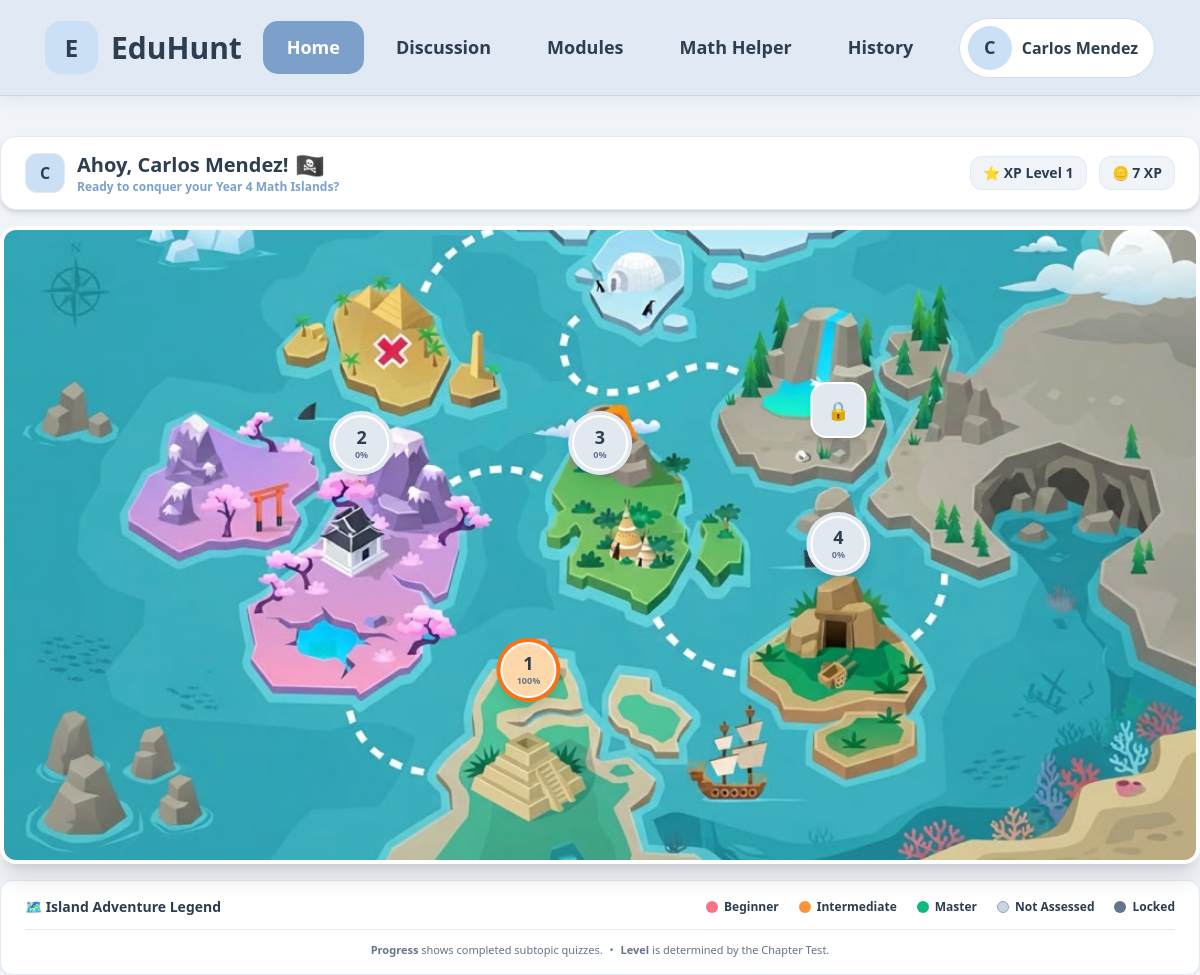
Page /student/index.php on the committed database.
### tables this page shows
CREATE TABLE students (
        id INTEGER PRIMARY KEY AUTOINCREMENT, 
        classroom_id INTEGER, 
        name TEXT NOT NULL, 
        status TEXT NOT NULL, 
        score INTEGER DEFAULT 0, 
        role TEXT DEFAULT 'student', 
        FOREIGN KEY(classroom_id) REFERENCES classrooms(id) ON DELETE SET NULL
    );

### student/index.php (the view, shortened to what this page needs)
<?php
require_once __DIR__ . '/../config/db.php';
$student_id = 3;
$stmt_student = $pdo->prepare("
    SELECT s.id, s.name, s.score AS xp, c.name AS classroom_name
    FROM students s
    LEFT JOIN classrooms c ON s.classroom_id = c.id
    WHERE s.id = ?
");
$stmt_student->execute([$student_id]);
$student = $stmt_student->fetch(PDO::FETCH_ASSOC);
$student['xp_level'] = max(1, (int) floor(((int)$student['xp']) / 100));
$map_positions = [
    1 => ['x' => 44, 'y' => 84],
    2 => ['x' => 30, 'y' => 48],
    3 => ['x' => 50, 'y' => 48],
    4 => ['x' => 70, 'y' => 64],
    5 => ['x' => 70, 'y' => 32],
    6 => ['x' => 54, 'y' => 12],
    7 => ['x' => 32, 'y' => 20],
];
$chapters_per_world = 7;
$stmt_classroom = $pdo->prepare("
    SELECT classroom_id
    FROM students
    WHERE id = ?
");
$stmt_classroom->execute([$student_id]);
$classroom_id = $stmt_classroom->fetchColumn();
$chapter_rows = [];
if ($classroom_id) {
    $stmt_chapters = $pdo->prepare("
        SELECT
            ordered.chapter_name,
            ordered.chapter_number,
            COALESCE(cc.is_unlocked, CASE WHEN ordered.chapter_number = 1 THEN 1 ELSE 0 END) AS is_unlocked
        FROM (
            SELECT DISTINCT chapter_name, chapter_number
            FROM chapter_materials
            UNION
            SELECT DISTINCT chapter_name, chapter_number
            FROM chapter_quizzes
        ) AS ordered
        LEFT JOIN classroom_chapters cc
            ON cc.classroom_id = ?
           AND cc.chapter_name = ordered.chapter_name
        ORDER BY ordered.chapter_number ASC
    ");
    $stmt_chapters->execute([$classroom_id]);
    $chapter_rows = $stmt_chapters->fetchAll(PDO::FETCH_ASSOC);
}
$total_chapters = count($chapter_rows);
$total_worlds = max(1, (int) ceil($total_chapters / $chapters_per_world));
$current_world = isset($_GET['world']) ? (int) $_GET['world'] : 1;
$current_world = max(1, min($current_world, $total_worlds));
$world_offset = ($current_world - 1) * $chapters_per_world;
$current_world_chapters = array_slice($chapter_rows, $world_offset, $chapters_per_world);
$chapter_levels = [];
$stmt_level = $pdo->prepare("
    SELECT island_id, level, status
    FROM student_progress
    WHERE student_id = ?
");
$stmt_level->execute([$student_id]);
$level_rows = $stmt_level->fetchAll(PDO::FETCH_ASSOC);
foreach ($level_rows as $row) {
    $island_id = (int)$row['island_id'];
    $chapter_levels[$island_id] = [
        'level' => (int)$row['level'],
        'status' => $row['status']
    ];
}
$islands = [];
foreach ($current_world_chapters as $slot_index => $chapter_row) {
    $id = $world_offset + $slot_index + 1;
    $slot = $slot_index + 1;
    $position = $map_positions[$slot];
    $chapter_name = $chapter_row['chapter_name'];
    $isUnlocked = ((int)$chapter_row['is_unlocked'] === 1);
    $stmt_total = $pdo->prepare("
        SELECT COUNT(DISTINCT subtopic_name)
        FROM chapter_materials
        WHERE chapter_name = ?
          AND subtopic_name IS NOT NULL
          AND TRIM(subtopic_name) != ''
    ");
    $stmt_total->execute([$chapter_name]);
    $total_subtopics = (int)$stmt_total->fetchColumn();
    $completed_subtopic_numbers = [];
    $stmt_completed = $pdo->prepare("
        SELECT title
        FROM student_assessments
        WHERE student_id = ?
          AND island_id = ?
          AND type = 'Quiz'
    ");
    $stmt_completed->execute([$student_id, $id]);
    $completed_assessments = $stmt_completed->fetchAll(PDO::FETCH_ASSOC);
    foreach ($completed_assessments as $assessment) {
        $title = trim($assessment['title']);
        if (preg_match('/Subtopic\s+([\d.]+)\s+Assessment/i', $title, $match)) {
            $completed_subtopic_numbers[$match[1]] = true;
        }
    }
    $completed_subtopics = count($completed_subtopic_numbers);
    if ($total_subtopics > 0) {
        $progress_percentage = round(($completed_subtopics / $total_subtopics) * 100);
        $progress_percentage = min(100, $progress_percentage);
    } else {
        $progress_percentage = 0;
    }
    $level = $chapter_levels[$id]['level'] ?? 0;
    if ($level === 1) {
        $level_name = 'Beginner';
        $level_description = 'Needs more foundational practice';
        $level_color = 'red';
    } elseif ($level === 2) {
        $level_name = 'Intermediate';
        $level_description = 'Developing understanding';
        $level_color = 'orange';
    } elseif ($level === 3) {
        $level_name = 'Master';
        $level_description = 'Strong understanding';
        $level_color = 'green';
    } else {
        $level_name = 'Not Assessed';
        $level_description = 'Chapter Test not completed';
        $level_color = 'gray';
    }
    $topic_label = $chapter_name;
    if (strpos($chapter_name, ':') !== false) {
        $parts = explode(':', $chapter_name, 2);
        $topic_label = trim($parts[1]);
    }
    $islands[$id] = [
        'name' => $chapter_name,
        'topic' => $topic_label,
        'x' => $position['x'],
        'y' => $position['y'],
        'unlocked' => $isUnlocked,
        'chapter_name' => $chapter_name,
        'progress' => $progress_percentage,
        'completed_subtopics' => $completed_subtopics,
        'total_subtopics' => $total_subtopics,
        'level' => $level,
        'level_name' => $level_name,
        'level_description' => $level_description,
        'level_color' => $level_color
    ];
}
?>
<!DOCTYPE html>
<html lang="en">
<head>
    <script src="https://cdn.tailwindcss.com"></script>
    <link
        href="https://cdn.jsdelivr.net/npm/flowbite@2.5.1/dist/flowbite.min.css"
        rel="stylesheet"
    />
</head>
<body
    class="bg-pastel-bg text-pastel-text min-h-screen flex flex-col items-center justify-start"
>
<nav class="main-navbar">
    <div class="nav-inner">
        <a href="index.php" class="brand">
            <div class="brand-icon">
                E
            </div>
            <div class="brand-name">
                EduHunt
            </div>
        </a>
        <div class="nav-links">
            <a href="index.php" class="active">
                Home
            </a>
            <a href="discussion.php">
                Discussion
            </a>
            <a href="module.php">
                Modules
            </a>
            <a href="mathhelper.php">
                Math Helper
            </a>
            <a href="history.php">
                History
            </a>
        </div>
        <div class="profile-area">
            <div class="profile-button">
                <div class="avatar">
                    <?= htmlspecialchars(
                        strtoupper(
                            substr(
                                $student['name'],
                                0,
                                1
                            )
                        )
                    ) ?>
                </div>
                <span class="profile-name">
                    <?= htmlspecialchars($student['name']) ?>
                </span>
            </div>
        </div>
    </div>
</nav>
<div
    class="w-full max-w-[85rem] flex justify-between items-center mt-10 mb-4 bg-pastel-card border border-pastel-nav px-6 py-3.5 rounded-2xl shadow-md"
>
        <div class="flex items-center space-x-3">
            <div
                class="w-10 h-10 rounded-xl bg-pastel-badge border border-pastel-nav flex items-center justify-center font-black text-pastel-text text-base"
            >
                <?= strtoupper(substr($student['name'], 0, 1)) ?>
            </div>
            <div>
<h1
    class="text-xl font-black text-pastel-text flex items-center gap-1.5"
>
                    Ahoy,
                    <?= htmlspecialchars($student['name']) ?>!
                    <span class="text-2xl leading-none">🏴‍☠️</span>
                </h1>
                <p class="text-xs font-semibold text-pastel-primary">
                    Ready to conquer your Year 4 Math Islands?
                </p>
            </div>
        </div>
        <div
            class="flex items-center space-x-3 text-sm font-bold"
        >
            <div
                class="bg-pastel-bg text-pastel-text px-3 py-1.5 rounded-xl border border-pastel-nav flex items-center gap-1.5"
            >
                ⭐ XP Level <?= $student['xp_level'] ?>
            </div>
            <div
                class="bg-pastel-bg text-pastel-text px-3 py-1.5 rounded-xl border border-pastel-nav flex items-center gap-1.5"
            >
                🪙 <?= (int)$student['xp'] ?> XP
            </div>
        </div>
    </div>
    <div
        class="relative w-full max-w-[85rem] aspect-[16/8.5] rounded-2xl overflow-hidden border-4 border-pastel-card shadow-xl bg-pastel-bg"
    >
        <img
            src="/Quality-Education/src/student/map.jpeg"
            alt="EduHunt Map"
            class="absolute inset-0 w-full h-full object-cover select-none z-0"
        >
        <?php foreach ($islands as $id => $island): ?>
            <?php
            $isUnlocked = $island['unlocked'];
            $progress = $island['progress'];
            $levelColor = $island['level_color'];
            ?>
            <div
                class="absolute transform -translate-x-1/2 -translate-y-1/2 z-30"
                style="
                    left: <?= $island['x'] ?>%;
                    top: <?= $island['y'] ?>%;
                "
            >
                <?php if ($isUnlocked): ?>
                    <a
                        href="module.php?chap=<?= $id ?>"
                        class="flex flex-col items-center group"
                    >
                        <div
                            class="w-16 h-16 rounded-full p-[4px] shadow-lg transition-all duration-200 group-hover:scale-110"
style="
    background: conic-gradient(
        <?= $levelColor === 'red'
            ? '#f43f5e'
            : ($levelColor === 'orange'
                ? '#f97316'
                : ($levelColor === 'green'
                    ? '#10b981'
                    : '#94a3b8'))
        ?>
        <?= $progress ?>%,
        #e2e8f0 <?= $progress ?>%
    );
"
                        >
                            <div
class="w-full h-full rounded-full flex flex-col items-center justify-center border-2 border-white
    <?= $levelColor === 'red'
        ? 'bg-rose-200'
        : ($levelColor === 'orange'
            ? 'bg-orange-200'
            : ($levelColor === 'green'
                ? 'bg-emerald-500'
                : 'bg-slate-200'))
    ?>"
                                >
                                <span
                                    class="text-lg font-black text-pastel-text leading-none"
                                >
                                    <?= $id ?>
                                </span>
                                <span
                                    class="text-[9px] font-bold text-slate-500 leading-none mt-1"
                                >
                                    <?= $progress ?>%
                                </span>
                            </div>
                        </div>
                    </a>
                <?php else: ?>
                    <div
                        class="flex flex-col items-center group cursor-not-allowed"
                    >
                        <div
                            class="w-14 h-14 rounded-2xl border-2 flex items-center justify-center font-black text-lg bg-slate-200 border-white text-slate-400 shadow-md"
                        >
                            🔒
                        </div>
                    </div>
                <?php endif; ?>
            </div>
        <?php endforeach; ?>
    </div>
    <div
        class="mt-4 w-full max-w-[85rem] bg-pastel-card border border-pastel-nav px-6 py-4 rounded-xl shadow-sm"
    >
        <div
            class="flex flex-col lg:flex-row justify-between items-center gap-4"
        >
            <div class="text-pastel-text font-bold text-sm">
                🗺️ Island Adventure Legend
            </div>
            <div
                class="flex flex-wrap items-center justify-center gap-x-5 gap-y-2 text-xs font-semibold"
            >
                <div class="flex items-center gap-1.5">
                    <span
                        class="w-3 h-3 rounded-full bg-rose-400"
                    ></span>
                    <span>
                        Beginner
                    </span>
                </div>
                <div class="flex items-center gap-1.5">
                    <span
                        class="w-3 h-3 rounded-full bg-orange-400"
                    ></span>
                    <span>
                        Intermediate
                    </span>
                </div>
                <div class="flex items-center gap-1.5">
                    <span
                        class="w-3 h-3 rounded-full bg-emerald-500"
                    ></span>
                    <span>
                        Master
                    </span>
                </div>
                <div class="flex items-center gap-1.5">
                    <span
                        class="w-3 h-3 rounded-full bg-slate-300 border border-slate-400"
                    ></span>
                    <span>
                        Not Assessed
                    </span>
                </div>
                <div class="flex items-center gap-1.5">
                    <span
                        class="w-3 h-3 rounded-full bg-slate-500"
                    ></span>
                    <span>
                        Locked
                    </span>
                </div>
            </div>
        </div>
        <div
            class="mt-3 pt-3 border-t border-pastel-nav text-center text-[11px] text-slate-500"
        >
            <span class="font-semibold">
                Progress
            </span>
            shows completed subtopic quizzes.
            <span class="mx-1">•</span>
            <span class="font-semibold">
                Level
            </span>
            is determined by the Chapter Test.
        </div>
    </div>
</body>
</html>

### student/index.php (style rules this page uses)
.main-navbar { height: 96px; background: #e1e9f5; border-bottom: 1px solid rgba(125, 160, 202, .25); box-shadow: 0 3px 15px rgba(75, 100, 130, .10); position: sticky; top: 0; z-index: 1000; display: flex; align-items: center; width: 100%; align-self: stretch; }
.nav-inner { width: 100%; max-width: 1500px; margin: auto; padding: 0 45px; display: grid; grid-template-columns: 1fr auto 1fr; align-items: center; }
.brand { display: flex; align-items: center; gap: 13px; text-decoration: none; color: #2c3e50; }
.brand-icon { width: 53px; height: 53px; border-radius: 16px; background: #cbe0f5; display: flex; align-items: center; justify-content: center; font-size: 24px; font-weight: 900; }
.brand-name { font-size: 30px; font-weight: 900; }
.nav-links { display: flex; align-items: center; gap: 8px; }
.nav-links a { text-decoration: none; color: #2c3e50; padding: 13px 24px; border-radius: 15px; font-size: 18px; font-weight: 800; transition: .2s; }
.nav-links a.active { background: #7da0ca; color: white; }
.profile-area { display: flex; justify-content: flex-end; position: relative; }
.profile-button { border: 1px solid rgba(125, 160, 202, .35); background: white; border-radius: 999px; padding: 7px 16px 7px 8px; display: flex; align-items: center; gap: 10px; cursor: default; color: #2c3e50; font-weight: 800; font-size: 16px; }
.avatar { width: 44px; height: 44px; border-radius: 50%; background: #cbe0f5; display: flex; align-items: center; justify-content: center; font-size: 18px; font-weight: 900; }

### rows in the picture
students: name "C", name "Carlos Mendez", score "7"

### other values in the picture
$student['xp_level'] "1"
$id "1"
$progress "100"
$id "2"
$progress "0"
$id "3"
$id "4"
